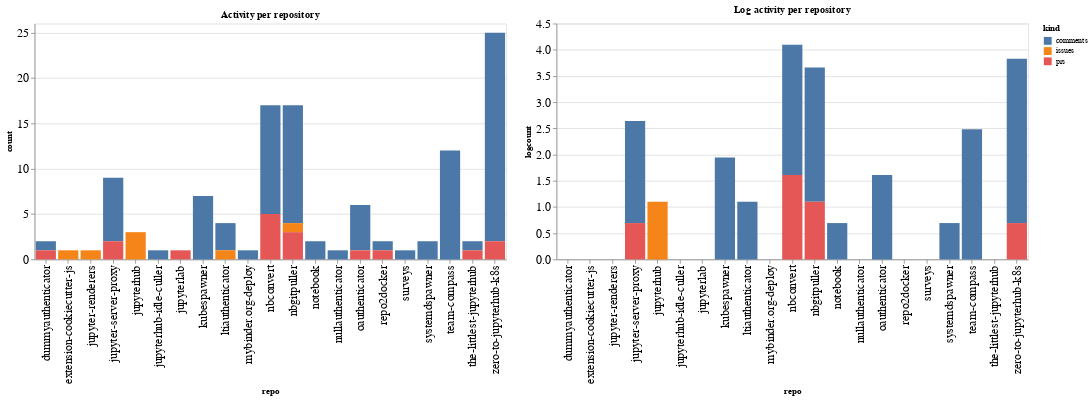

The notebook cell this image was saved under:
### Code cell
ch1 = alt.Chart(repo_summaries, width=600, title="Activity per repository").mark_bar().encode(
    x='repo',
    y='count',
    color='kind',
    tooltip="kind"
)

ch2 = alt.Chart(repo_summaries, width=600, title="Log activity per repository").mark_bar().encode(
    x='repo',
    y='logcount',
    color='kind',
    tooltip="kind"
)

ch1 | ch2

### Figure 1 — Vega-Lite specification as saved in the notebook (floating-point values rounded to 4 significant figures)
{"config": {"axisLeft": {"labelFontSize": 15}, "axisBottom": {"labelFontSize": 15}}, "hconcat": [{"mark": "bar", "encoding": {"color": {"type": "nominal", "field": "kind"}, "tooltip": {"type": "nominal", "field": "kind"}, "x": {"type": "nominal", "field": "repo"}, "y": {"type": "quantitative", "field": "count"}}, "title": "Activity per repository", "width": 600}, {"mark": "bar", "encoding": {"color": {"type": "nominal", "field": "kind"}, "tooltip": {"type": "nominal", "field": "kind"}, "x": {"type": "nominal", "field": "repo"}, "y": {"type": "quantitative", "field": "logcount"}}, "title": "Log activity per repository", "width": 600}], "data": {"name": "data-2f9232aed1e8b9bbb7981cd1b6393058"}, "$schema": "https://vega.github.io/schema/vega-lite/v4.8.1.json", "datasets": {"data-2f9232aed1e8b9bbb7981cd1b6393058": [{"repo": "dummyauthenticator", "kind": "comments", "count": 1, "logcount": 0.0}, {"repo": "dummyauthenticator", "kind": "prs", "count": 1, "logcount": 0.0}, {"repo": "extension-cookiecutter-js", "kind": "issues", "count": 1, "logcount": 0.0}, {"repo": "jupyter-renderers", "kind": "issues", "count": 1, "logcount": 0.0}, {"repo": "jupyter-server-proxy", "kind": "comments", "count": 7, "logcount": 1.946}, {"repo": "jupyter-server-proxy", "kind": "prs", "count": 2, "logcount": 0.6931}, {"repo": "jupyterhub", "kind": "issues", "count": 3, "logcount": 1.099}, {"repo": "jupyterhub-idle-culler", "kind": "comments", "count": 1, "logcount": 0.0}, {"repo": "jupyterlab", "kind": "prs", "count": 1, "logcount": 0.0}, {"repo": "kubespawner", "kind": "comments", "count": 7, "logcount": 1.946}, {"repo": "ltiauthenticator", "kind": "comments", "count": 3, "logcount": 1.099}, {"repo": "ltiauthenticator", "kind": "issues", "count": 1, "logcount": 0.0}, {"repo": "mybinder.org-deploy", "kind": "comments", "count": 1, "logcount": 0.0}, {"repo": "nbconvert", "kind": "comments", "count": 12, "logcount": 2.485}, {"repo": "nbconvert", "kind": "prs", "count": 5, "logcount": 1.609}, {"repo": "nbgitpuller", "kind": "comments", "count": 13, "logcount": 2.565}, {"repo": "nbgitpuller", "kind": "issues", "count": 1, "logcount": 0.0}, {"repo": "nbgitpuller", "kind": "prs", "count": 3, "logcount": 1.099}, {"repo": "notebook", "kind": "comments", "count": 2, "logcount": 0.6931}, {"repo": "nullauthenticator", "kind": "comments", "count": 1, "logcount": 0.0}, {"repo": "oauthenticator", "kind": "comments", "count": 5, "logcount": 1.609}, {"repo": "oauthenticator", "kind": "prs", "count": 1, "logcount": 0.0}, {"repo": "repo2docker", "kind": "comments", "count": 1, "logcount": 0.0}, {"repo": "repo2docker", "kind": "prs", "count": 1, "logcount": 0.0}, {"repo": "surveys", "kind": "comments", "count": 1, "logcount": 0.0}, {"repo": "systemdspawner", "kind": "comments", "count": 2, "logcount": 0.6931}, {"repo": "team-compass", "kind": "comments", "count": 12, "logcount": 2.485}, {"repo": "the-littlest-jupyterhub", "kind": "comments", "count": 1, "logcount": 0.0}, {"repo": "the-littlest-jupyterhub", "kind": "prs", "count": 1, "logcount": 0.0}, {"repo": "zero-to-jupyterhub-k8s", "kind": "comments", "count": 23, "logcount": 3.135}, {"repo": "zero-to-jupyterhub-k8s", "kind": "prs", "count": 2, "logcount": 0.6931}]}}
